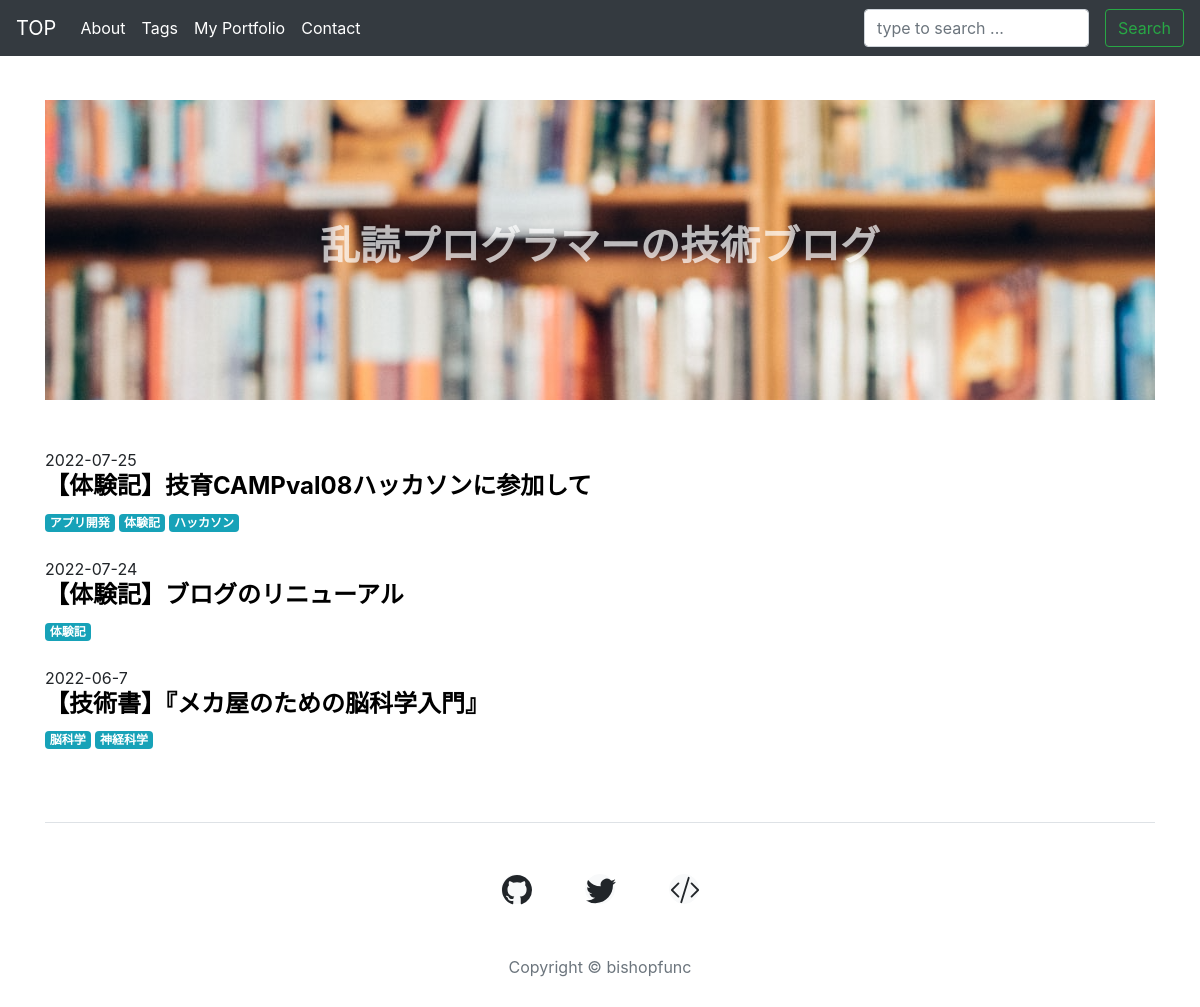
The app's page /, older data.
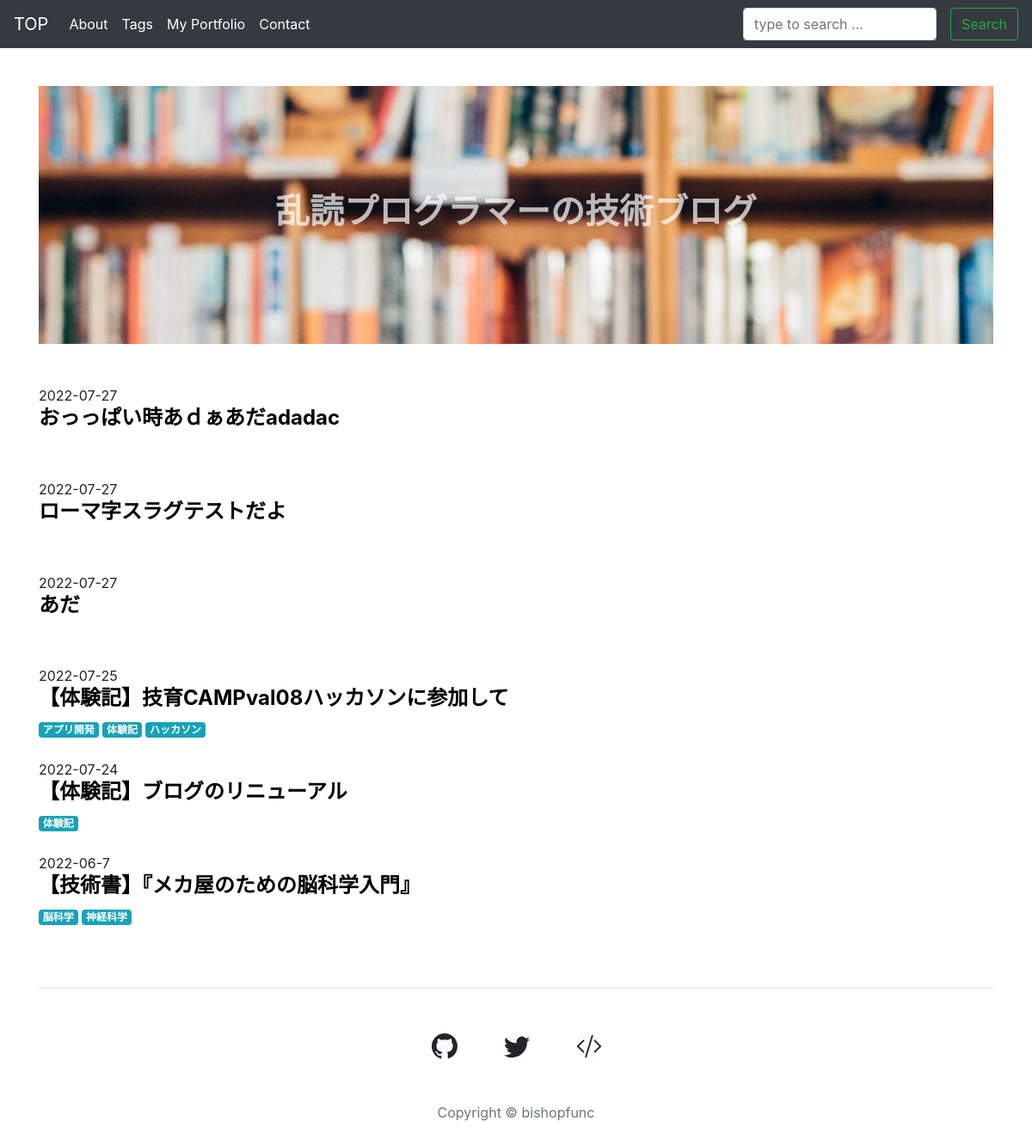
The same page, newer data.
### posts/models.py (models this page shows, shortened)
class Post(models.Model):
    title = models.CharField(max_length=100)
    created_at = models.DateTimeField(default=datetime.now, editable=True, blank=False, null=False)
    updated_at = models.DateTimeField(auto_now=True, editable=False, blank=False, null=False)
    body = MDTextField(blank=True, null=False)
    slug = models.SlugField(max_length=255, null=False, blank=True, unique=True, verbose_name='url')
    auther = models.ForeignKey('auth.User', on_delete=models.PROTECT, default=1)
    category = models.ForeignKey(Category, verbose_name='Category', on_delete=models.PROTECT, blank=True, null=True, unique=True)
    tags = models.ManyToManyField(Tag, verbose_name='Tag', blank=True, null=True, related_name='posts')
    relation = models.ManyToManyField('self', verbose_name='関連記事', blank=True, null=True)
    font = models.IntegerField(choices=FONT_CHOICES, blank=True, null=True)
    draft_flg = models.BooleanField(default=False, blank=False, null=False, verbose_name='下書きで保存')
    class Meta:
        verbose_name_plural = 'BLOG'

class Tag(models.Model):
    name = models.CharField('タグ', max_length=50)
    text = models.CharField('説明', max_length=100, blank=True)
    def __str__(self):
        return self.name
    class Meta:
        verbose_name_plural = 'TAGS'

### posts/views.py (the view)
# urls.py: path('', views.index, name="index"),
def index(request):
    posts = Post.objects.order_by('-created_at').filter(draft_flg=False)
    paginator = Paginator(posts, 10)
    page = request.GET.get('page', 1)
    try:
        pages = paginator.page(page)
    except PageNotAnInteger:
        pages = paginator.page(1)
    except EmptyPage:
        pages = paginator.page(1)
    return render(request, 'posts/index.html', {'posts': posts, 'pages': pages})

### posts/context.py (called while the page is built)
def related(request):
    context = {
      'category_list': Category.objects.all(),
      'tag_list': Tag.objects.all(),
    }
    return context

### templates/posts/index.html (shortened to what this page needs)
{% extends 'base.html' %}
{% load static %}
{% block body %}
{% include 'posts/top_img.html' with text='乱読プログラマーの技術ブログ' %}
<br /><br />
{% for post in pages %}
  {{ post.created_at | date:"Y-m-j"}} <br/>
  <div class="title_date_tags">
    <h4><a href="{% url 'detail' post.slug %}" style="text-decoration: none; font-weight: bold; color: black;">{{ post.title }}</a></h4>
    {% for tag in post.tags.all %}
      <a href="{% url 'tag' tag %}" class="badge badge-info">{{ tag.name }}</a>
    {% endfor %}
    <br /><br />
  </div>
{% endfor %}
{% endblock %}

Row changes from the older to the newer data that the page shows:
added Post: created_at "2022-07-27", title "おっっぱい時あｄぁあだadadac"
added Post: created_at "2022-07-27", title "ローマ字スラグテストだよ"
added Post: created_at "2022-07-27", title "あだ"
